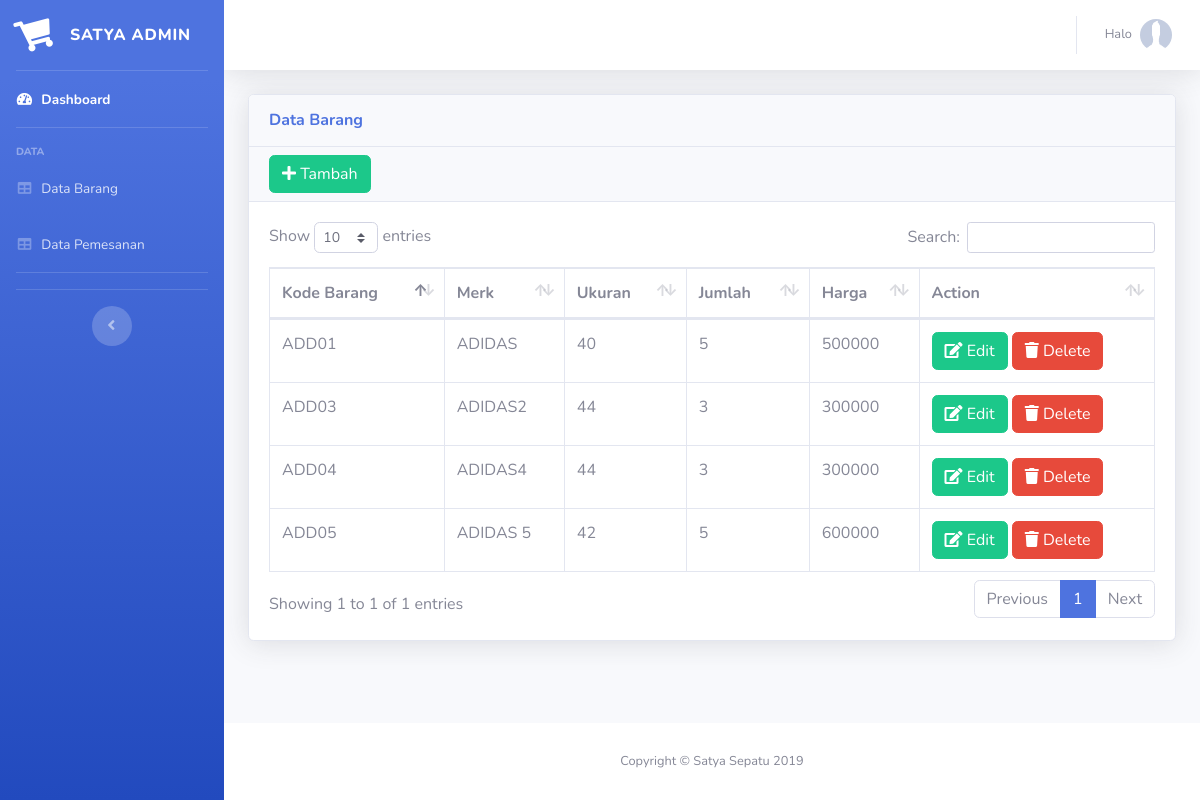
The page /index.php/sepatu/vbarang on the database as committed earlier.
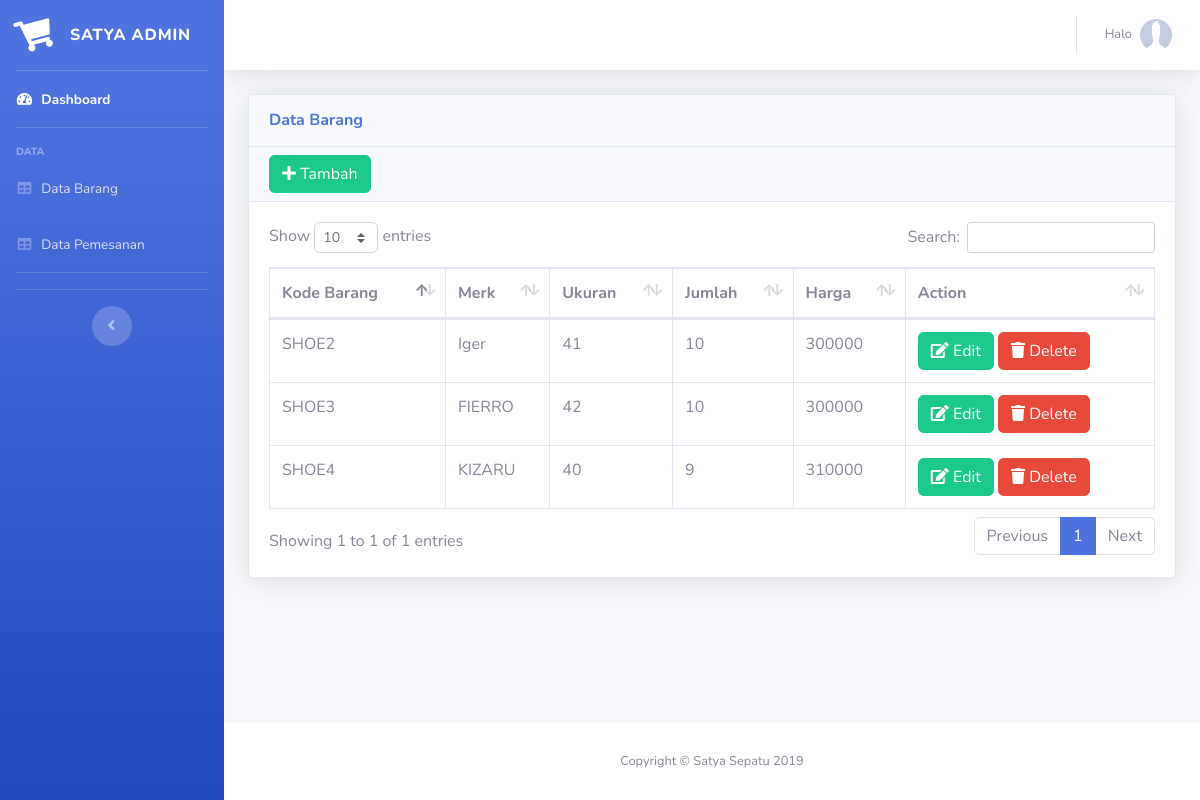
The same page on the database as committed later.
### tables this page shows
CREATE TABLE `barang` (
  `kode` char(5) NOT NULL,
  `merk` varchar(30) NOT NULL,
  `ukuran` int(11) NOT NULL,
  `jumlah` int(11) NOT NULL,
  `harga` bigint(20) NOT NULL
);

### application/controllers/Sepatu.php (called while the page is built, shortened)
<?php
class Sepatu extends CI_Controller {
function __construct()
    {
		$this->load->model('M_sepatu','',TRUE);
		$this->load->helper(array('url'));
    }
	function vbarang()
	{
		$this->load->view('Admin/v_header');
		$data['barang'] = $this->M_sepatu->tampilbarang()->result();
		$this->load->view('Admin/v_barang',$data);
	}
}

### index.php (called while the page is built, shortened)
<?php
require_once BASEPATH.'core/CodeIgniter.php';

### application/models/M_sepatu.php (called while the page is built, shortened)
<?php
class M_sepatu extends CI_Model{
	function tampilbarang(){
		$sql = "SELECT*FROM barang";
        return $this->db->query($sql);
	}
}

### application/views/Admin/v_barang.php (the view, shortened to what this page needs)
<head>
</head>
    <div id="content-wrapper" class="d-flex flex-column">
      <div id="content">
        <nav class="navbar navbar-expand navbar-light bg-white topbar mb-4 static-top shadow">
          <ul class="navbar-nav ml-auto">
            <li class="nav-item dropdown no-arrow">
              <a class="nav-link dropdown-toggle" href="#" id="userDropdown" role="button" data-toggle="dropdown" aria-haspopup="true" aria-expanded="false">
                <span class="mr-2 d-none d-lg-inline text-gray-600 small">Halo <?php echo $this->session->userdata('name');?></span>
                <img class="img-profile rounded-circle">
              </a>
            </li>
          </ul>
        </nav>
        <div class="container-fluid">
          <div class="card shadow mb-4">
            <div class="card-header py-3">
              <h6 class="m-0 font-weight-bold text-primary">Data Barang</h6>
            </div>
			<div class="card-header py-2">
              <a href="<?php echo base_url(). 'sepatu/inputbarang'; ?>"><button class= "btn btn-success"><i class="fa fa-plus" ></i> Tambah </button></a>
            </div>
            <div class="card-body">
              <div class="table-responsive">
                <table class="table table-bordered" id="dataTable" width="100%" cellspacing="0">
                  <thead>
                    <tr>
                      <th>Kode Barang</th>
                      <th>Merk</th>
                      <th>Ukuran</th>
                      <th>Jumlah</th>
                      <th>Harga</th>
                      <th>Action</th>
                    </tr>
                  </thead>
				   <?php foreach ($barang as $row) { ?>
                  <tbody>
				    <tr>
					 <td><?php echo $row->kode ?></td>
				     <td><?php echo $row->merk ?></td>
				     <td><?php echo $row->ukuran ?></td>
				     <td><?php echo $row->jumlah ?></td>
				     <td><?php echo $row->harga ?></td>
					 <td>
					 <a href="<?php echo base_url('sepatu/formeditbarang/'.$row->kode); ?>"><button class="btn btn-success"><i class="fa fa-edit" ></i> Edit </button></a>
					 <a href="<?php echo base_url('sepatu/deletebarang/'.$row->kode); ?>"><button class="btn btn-danger"><i class="fa fa-trash" ></i> Delete </button></a></td>
				   </tr>
                  </tbody>
				   <?php } ?>
                </table>
              </div>
            </div>
          </div>
        </div>
      </div>
      <footer class="sticky-footer bg-white">
        <div class="container my-auto">
          <div class="copyright text-center my-auto">
            <span>Copyright &copy; Satya Sepatu 2019</span>
          </div>
        </div>
      </footer>
    </div>
  </div>
</body>
</html>

### application/views/Admin/v_header.php (shortened to what this page needs)
<!DOCTYPE html>
<html lang="en">
<head>
  <link href="<?php echo base_url();?>assets/vendor/fontawesome-free/css/all.min.css" rel="stylesheet" type="text/css">
  <link href="<?php echo base_url();?>assets/dist/css/sb-admin-2.min.css" rel="stylesheet">
  <link href="<?php echo base_url();?>assets/vendor/datatables/dataTables.bootstrap4.min.css" rel="stylesheet">
</head>
<body id="page-top">
  <div id="wrapper">
    <ul class="navbar-nav bg-gradient-primary sidebar sidebar-dark accordion" id="accordionSidebar">
      <a class="sidebar-brand d-flex align-items-center justify-content-center" href="<?php echo base_url(). 'sepatu/menuAdmin';  ?>">
        <div class="sidebar-brand-icon rotate-n-15">
          <i class="fa fa-shopping-cart "></i>
        </div>
        <div class="sidebar-brand-text mx-3">Satya Admin </div>
      </a>
      <hr class="sidebar-divider my-0">
      <li class="nav-item active">
        <a class="nav-link" href="<?php echo base_url(). 'sepatu/menuAdmin';  ?>">
          <i class="fas fa-fw fa-tachometer-alt"></i>
          <span>Dashboard</span></a>
      </li>
      <hr class="sidebar-divider">
      <div class="sidebar-heading">
        Data
      </div>
 <li class="nav-item">
        <a class="nav-link" href="<?php echo base_url(). 'sepatu/vbarang';  ?>">
          <i class="fas fa-fw fa-table"></i>
          <span>Data Barang</span></a>
          <a class="nav-link" href="<?php echo base_url(). 'sepatu/vpemesanan';  ?>">
            <i class="fas fa-fw fa-table"></i>
            <span>Data Pemesanan</span></a>
      </li>
      <hr class="sidebar-divider">
      <hr class="sidebar-divider d-none d-md-block">
      <div class="text-center d-none d-md-inline">
        <button class="rounded-circle border-0" id="sidebarToggle"></button>
      </div>
    </ul>

Rows that differ between the two databases and show on the page:
removed barang: kode "ADD01", merk "ADIDAS", ukuran "40", jumlah "5", harga "500000"
removed barang: kode "ADD03", merk "ADIDAS2", ukuran "44", jumlah "3", harga "300000"
removed barang: kode "ADD04", merk "ADIDAS4", ukuran "44", jumlah "3", harga "300000"
removed barang: kode "ADD05", merk "ADIDAS 5", ukuran "42", jumlah "5", harga "600000"
added barang: kode "SHOE2", merk "Iger", ukuran "41", jumlah "10", harga "300000"
added barang: kode "SHOE3", merk "FIERRO", ukuran "42", jumlah "10", harga "300000"
added barang: kode "SHOE4", merk "KIZARU", ukuran "40", jumlah "9", harga "310000"
